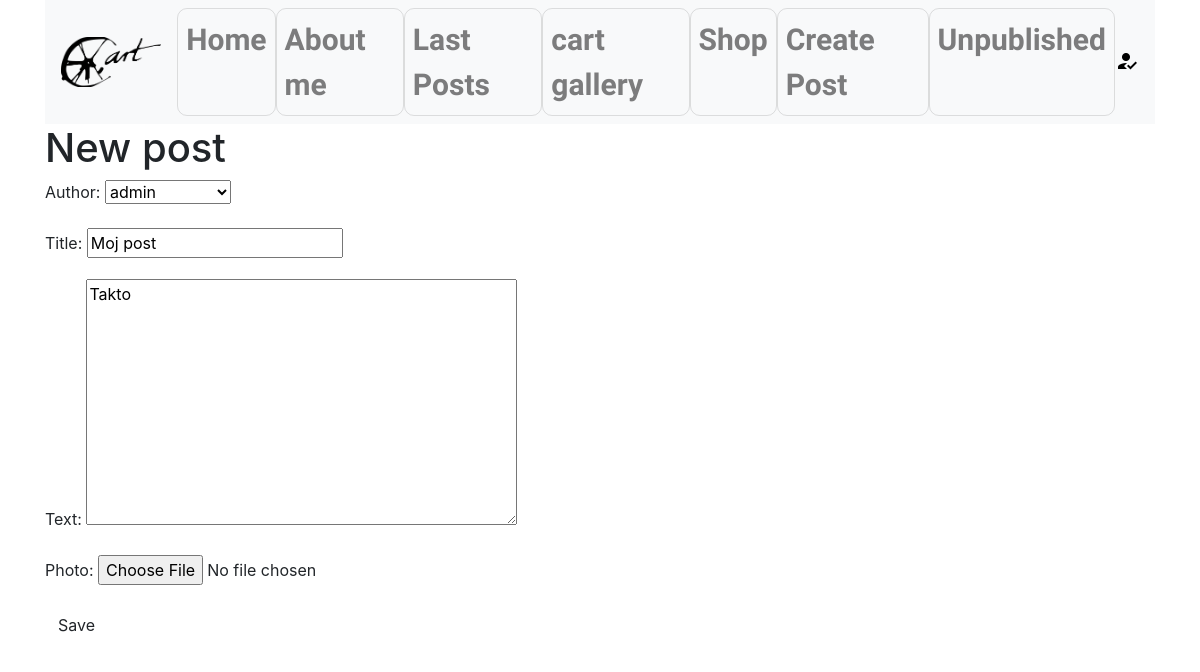
The app's page /post/227/edit/ (signed in) with its own data.
### blog/models.py (models this page shows, shortened)
class Post(models.Model):
    author = models.ForeignKey('auth.User', on_delete=models.CASCADE)
    title = models.CharField(max_length=200)
    text = models.TextField()
    create_date = models.DateTimeField(default=timezone.now)
    published_date = models.DateTimeField(blank=True, null=True)
    photo = models.ImageField(default="", upload_to='blogPhotos',blank=True, null=True)
    tags = TaggableManager()

### blog/views.py (the view)
# urls.py: path('post/<int:pk>/edit/', views.PostUpdateView.as_view(), name='post_update'),
class PostUpdateView(LoginRequiredMixin,UpdateView):
    login_url='/login/'
    redirect_field_name = 'blog/post_detail.html'
    form_class = PostForm
    model = Post

### blog/forms.py
class PostForm(forms.ModelForm):
    class Meta():
        model = Post
        fields = ('author', 'title', 'text', 'photo', 'tags')

### blog/templates/blog/post_form.html (shortened to what this page needs)
{% extends "blog/base.html" %}
{% load static %}
{% block content %}
    <h1>New post</h1>
    <form method="POST" class="post-form" enctype="multipart/form-data">
    {{form.as_p}}
    <button type="submit" class="save btn btn-default">Save</button>
    </form>
{% endblock %}

### records on screen
Post: author "admin", title "Moj post", text "Takto"
